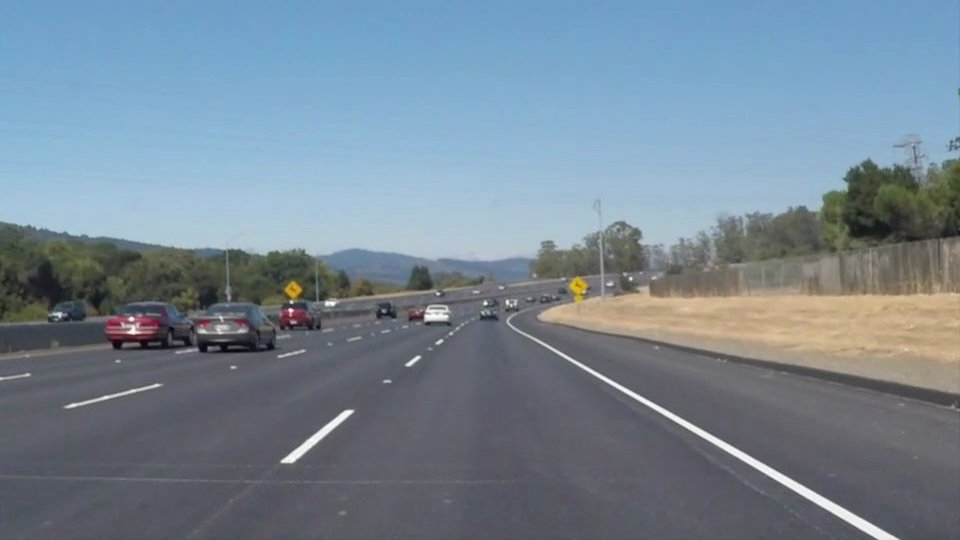
#> input picture 智能车道检测/test_images/solidWhiteCurve.jpg, 960 x 540 px; its folder holds only this picture in this run
$ python -i preprocessor.py   (imports and definitions only)
#> lines starting #> are read from the running program, lines starting #| are printed output that depends on the picture; after the words box and inside, x2 and y2 are one past the last pixel; in counts of white or black regions, pixels touching at a corner belong together
#> further down, picture is the input picture: shape (540, 960, 3); mean B, G, R 148.1, 134.5, 118.5
### 智能车道检测/config/settings.py
"""
车道线检测系统配置管理模块

该模块提供统一的配置管理功能，支持从配置文件和命令行参数加载配置。
"""
import os
import json
import argparse
from dataclasses import dataclass, field
from typing import Optional, Dict, Any, List
from pathlib import Path

_SCRIPT_DIR = os.path.dirname(os.path.dirname(os.path.abspath(__file__)))


@dataclass
class ColorThresholdConfig:
    """颜色阈值配置"""
    white_lower: List[int] = field(default_factory=lambda: [0, 200, 0])
    white_upper: List[int] = field(default_factory=lambda: [180, 255, 255])
    yellow_lower: List[int] = field(default_factory=lambda: [10, 50, 80])
    yellow_upper: List[int] = field(default_factory=lambda: [40, 255, 255])


@dataclass
class ROIConfig:
    """感兴趣区域配置"""
    left_start_x: float = 0.05
    left_end_x: float = 0.45
    right_start_x: float = 0.55
    right_end_x: float = 0.95
    top_y: float = 0.55
    bottom_y: float = 1.0


@dataclass
class HoughConfig:
    """霍夫变换配置"""
    rho: float = 1.0
    theta: float = 3.14159 / 180
    threshold: int = 25
    min_line_length: int = 20
    max_line_gap: int = 20


@dataclass
class LineValidationConfig:
    """直线验证配置"""
    left_slope_min: float = -1.5
    left_slope_max: float = -0.4
    right_slope_min: float = 0.4
    right_slope_max: float = 1.5
    min_line_length: int = 30
    cluster_slope_threshold: float = 0.15
    cluster_position_threshold: int = 50


@dataclass
class SmoothConfig:
    """平滑配置"""
    alpha: float = 0.4
    enable_temporal_smooth: bool = True


@dataclass
class PerformanceConfig:
    """性能配置"""
    target_fps: int = 25
    max_frame_queue_size: int = 10
    enable_multithreading: bool = False
    num_workers: int = 2


@dataclass
class PathConfig:
    """路径配置"""
    test_images_dir: str = field(default_factory=lambda: os.path.join(_SCRIPT_DIR, "test_images"))
    test_videos_dir: str = field(default_factory=lambda: os.path.join(_SCRIPT_DIR, "test_videos"))
    output_dir: str = field(default_factory=lambda: os.path.join(_SCRIPT_DIR, "结果"))
    log_dir: str = field(default_factory=lambda: os.path.join(_SCRIPT_DIR, "logs"))
    config_file: str = ""


@dataclass
class LogConfig:
    """日志配置"""
    level: str = "INFO"
    format: str = "%(asctime)s - %(name)s - %(levelname)s - %(message)s"
    file_enabled: bool = True
    console_enabled: bool = True
    max_file_size: int = 10 * 1024 * 1024
    backup_count: int = 5


@dataclass
class Config:
    """主配置类"""
    color_threshold: ColorThresholdConfig = field(default_factory=ColorThresholdConfig)
    roi: ROIConfig = field(default_factory=ROIConfig)
    hough: HoughConfig = field(default_factory=HoughConfig)
    line_validation: LineValidationConfig = field(default_factory=LineValidationConfig)
    smooth: SmoothConfig = field(default_factory=SmoothConfig)
    performance: PerformanceConfig = field(default_factory=PerformanceConfig)
    path: PathConfig = field(default_factory=PathConfig)
    log: LogConfig = field(default_factory=LogConfig)

    # [45 lines left out: functions from_file, from_args, _update_from_dict, to_dict, save, not called in this run]


_config_instance: Optional[Config] = None


def get_config(config_path: Optional[str] = None, args: Optional[argparse.Namespace] = None) -> Config:
    """
    获取配置实例（单例模式）

    Args:
        config_path: 配置文件路径
        args: 命令行参数

    Returns:
        Config: 配置实例
    """
    global _config_instance

    if _config_instance is None:
        if args is not None:
            _config_instance = Config.from_args(args)
        elif config_path is not None:
            _config_instance = Config.from_file(config_path)
        else:
            _config_instance = Config()

    return _config_instance


# [4 lines left out: function reset_config, not called in this run]

### 智能车道检测/utils/logger.py
"""
日志系统模块

提供统一的日志记录功能，支持文件和终端输出。
"""
import os
import logging
import sys
from logging.handlers import RotatingFileHandler
from typing import Optional
from datetime import datetime


_loggers: dict = {}


def setup_logger(
    name: str = "lane_detection",
    level: str = "INFO",
    log_format: str = "%(asctime)s - %(name)s - %(levelname)s - %(message)s",
    log_file: Optional[str] = None,
    max_file_size: int = 10 * 1024 * 1024,
    backup_count: int = 5,
    console_enabled: bool = True,
    file_enabled: bool = True
) -> logging.Logger:
    """
    设置日志记录器

    Args:
        name: 日志记录器名称
        level: 日志级别 (DEBUG, INFO, WARNING, ERROR, CRITICAL)
        log_format: 日志格式
        log_file: 日志文件路径
        max_file_size: 最大文件大小（字节）
        backup_count: 备份文件数量
        console_enabled: 是否启用终端输出
        file_enabled: 是否启用文件输出

    Returns:
        logging.Logger: 配置好的日志记录器
    """
    if name in _loggers:
        return _loggers[name]

    logger = logging.getLogger(name)
    logger.setLevel(getattr(logging, level.upper()))
    logger.handlers.clear()

    formatter = logging.Formatter(log_format)

    if console_enabled:
        console_handler = logging.StreamHandler(sys.stdout)
        console_handler.setLevel(getattr(logging, level.upper()))
        console_handler.setFormatter(formatter)
        logger.addHandler(console_handler)

    if file_enabled and log_file:
        log_dir = os.path.dirname(log_file)
        if log_dir and not os.path.exists(log_dir):
            os.makedirs(log_dir, exist_ok=True)

        file_handler = RotatingFileHandler(
            log_file,
            maxBytes=max_file_size,
            backupCount=backup_count,
            encoding='utf-8'
        )
        file_handler.setLevel(getattr(logging, level.upper()))
        file_handler.setFormatter(formatter)
        logger.addHandler(file_handler)

    _loggers[name] = logger
    return logger


def get_logger(name: str = "lane_detection") -> logging.Logger:
    """
    获取日志记录器

    Args:
        name: 日志记录器名称

    Returns:
        logging.Logger: 日志记录器
    """
    if name in _loggers:
        return _loggers[name]
    return setup_logger(name)


class PerformanceLogger:
    """性能日志记录器"""

    # [20 lines left out: functions __init__, start, end, not called in this run]


class DetectionLogger:
    """检测日志记录器"""

    # [44 lines left out: functions __init__, log_frame, get_statistics, log_statistics, reset, not called in this run]

### 智能车道检测/core/preprocessor.py
"""
图像预处理模块

提供图像增强、颜色过滤、边缘检测等预处理功能。
"""
import cv2
import numpy as np
from typing import Tuple, Optional

import sys
import os
sys.path.insert(0, os.path.dirname(os.path.dirname(os.path.abspath(__file__))))
from config.settings import get_config
from utils.logger import get_logger


class Preprocessor:
    """图像预处理器"""

    def __init__(self):
        self.config = get_config()
        self.logger = get_logger()

    def enhance_image(self, image: np.ndarray, clip_limit: float = 2.5) -> np.ndarray:
        """
        使用CLAHE增强图像

        Args:
            image: 输入图像
            clip_limit: 对比度限制

        Returns:
            np.ndarray: 增强后的图像
        """
#> called with clip_limit = 2.5
        lab = cv2.cvtColor(image, cv2.COLOR_BGR2LAB)
#> lab: shape (540, 960, 3); mean of channels 0, 1, 2 140.2, 126.1, 119.3
        l, a, b = cv2.split(lab)
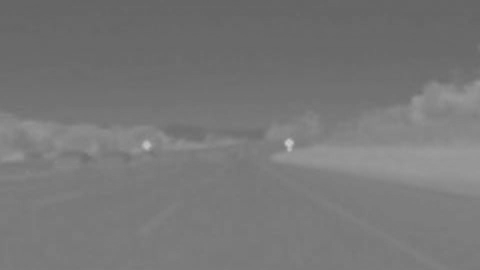
#> b: shape (540, 960) (shown at 1/2 size); min 100, max 202, mean 119.3

        clahe = cv2.createCLAHE(clipLimit=clip_limit, tileGridSize=(8, 8))
        l_enhanced = clahe.apply(l)
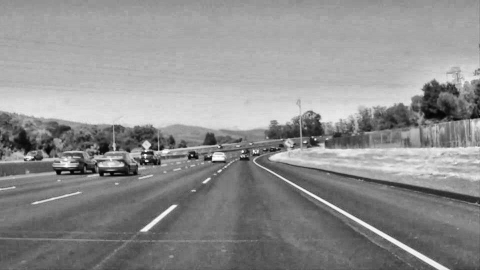
#> l_enhanced: shape (540, 960) (shown at 1/2 size); min 1, max 255, mean 142.7

        lab_enhanced = cv2.merge([l_enhanced, a, b])
#> lab_enhanced: shape (540, 960, 3); mean of channels 0, 1, 2 142.7, 126.1, 119.3
        enhanced = cv2.cvtColor(lab_enhanced, cv2.COLOR_LAB2BGR)
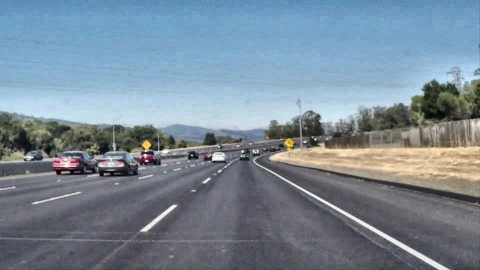
#> enhanced: shape (540, 960, 3) (shown at 1/2 size); mean B, G, R 150.8, 137.3, 121.2

        return enhanced

    def filter_white_yellow_colors(
        self,
        image: np.ndarray,
        white_lower: Optional[np.ndarray] = None,
        white_upper: Optional[np.ndarray] = None,
        yellow_lower: Optional[np.ndarray] = None,
        yellow_upper: Optional[np.ndarray] = None
    ) -> np.ndarray:
        """
        过滤白色和黄色车道线

        Args:
            image: 输入图像
            white_lower: 白色下限阈值
            white_upper: 白色上限阈值
            yellow_lower: 黄色下限阈值
            yellow_upper: 黄色上限阈值

        Returns:
            np.ndarray: 过滤后的图像
        """
        hsl = cv2.cvtColor(image, cv2.COLOR_BGR2HLS)
#> hsl: shape (540, 960, 3); mean of channels 0, 1, 2 97.5, 136.3, 60.2

        if white_lower is None:
            white_lower = np.array(self.config.color_threshold.white_lower, dtype=np.uint8)
        if white_upper is None:
            white_upper = np.array(self.config.color_threshold.white_upper, dtype=np.uint8)
        if yellow_lower is None:
            yellow_lower = np.array(self.config.color_threshold.yellow_lower, dtype=np.uint8)
        if yellow_upper is None:
            yellow_upper = np.array(self.config.color_threshold.yellow_upper, dtype=np.uint8)

        white_mask = cv2.inRange(hsl, white_lower, white_upper)
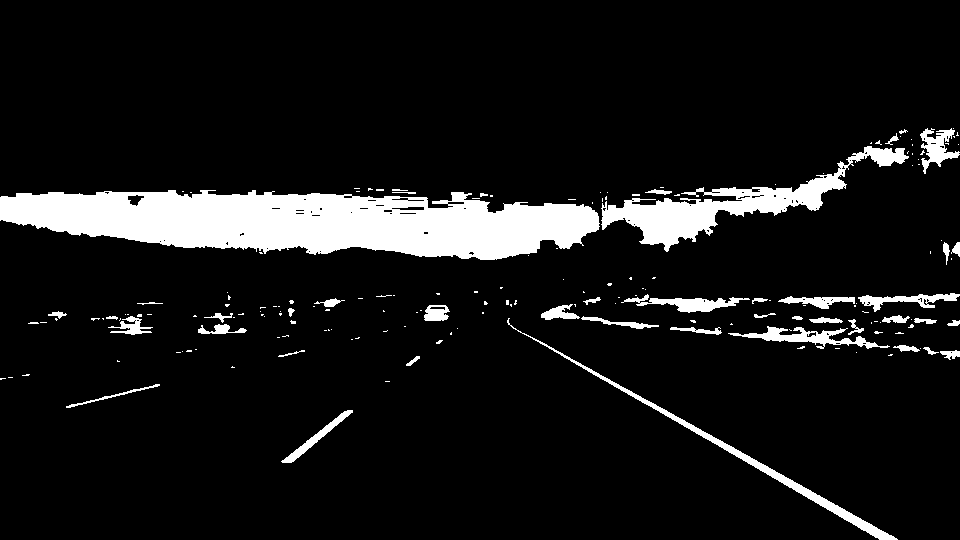
#> white_mask: shape (540, 960); 9.2% white; 180 white regions (136 under 20 px), largest, box (x1, y1, x2, y2) and area: (0, 190, 600, 260) 28830, (601, 146, 909, 252) 7271, (507, 318, 898, 540) 2432
        yellow_mask = cv2.inRange(hsl, yellow_lower, yellow_upper)
#> yellow_mask: shape (540, 960); 3.1% white; 17 white regions (13 under 20 px), largest, box (x1, y1, x2, y2) and area: (542, 278, 960, 361) 15853, (283, 280, 304, 303) 285, (952, 244, 960, 252) 41, (944, 245, 949, 255) 35

        mask = cv2.bitwise_or(white_mask, yellow_mask)
#> mask: shape (540, 960); 11.3% white; 148 white regions (121 under 20 px), largest, box (x1, y1, x2, y2) and area: (0, 190, 600, 260) 28830, (541, 278, 960, 361) 15872, (601, 146, 909, 252) 7271
        return cv2.bitwise_and(image, image, mask=mask)

    # [23 lines left out: function detect_edges, not called in this run]

    def adaptive_canny_edges(self, image: np.ndarray, sigma: float = 0.33) -> np.ndarray:
        """
        自适应Canny边缘检测

        Args:
            image: 输入图像
            sigma: 阈值计算参数

        Returns:
            np.ndarray: 边缘图像
        """
#> called with sigma = 0.33
        gray = cv2.cvtColor(image, cv2.COLOR_BGR2GRAY)
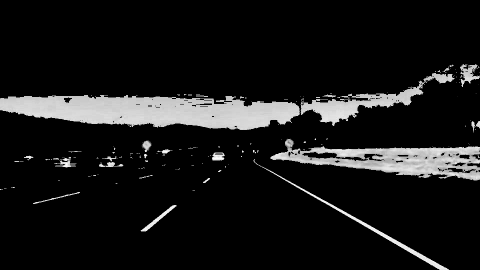
#> gray: shape (540, 960) (shown at 1/2 size); min 0, max 255, mean 23.4
        blurred = cv2.GaussianBlur(gray, (5, 5), 0)

        median = np.median(blurred)
#> median = 0

        low_threshold = int(max(0, (1.0 - sigma) * median))
#> low_threshold = 0
        high_threshold = int(min(255, (1.0 + sigma) * median))
#> high_threshold = 0

        low_threshold = max(30, low_threshold)
#> low_threshold = 30
        high_threshold = max(90, high_threshold)
#> high_threshold = 90

        edges = cv2.Canny(blurred, low_threshold, high_threshold)
#> edges: shape (540, 960); 2.1% white in thin lines or dots, all inside (x1, y1, x2, y2) = (0, 128, 960, 540)
        return edges

    def create_roi_mask(
        self,
        image_shape: Tuple[int, int, int],
        vertices: np.ndarray
    ) -> np.ndarray:
        """
        创建感兴趣区域掩码

        Args:
            image_shape: 图像形状
            vertices: ROI顶点

        Returns:
            np.ndarray: ROI掩码
        """
#> called with image_shape = (540, 960, 3), vertices = array of shape (1, 6, 2)
        mask = np.zeros(image_shape[:2], dtype=np.uint8)
        cv2.fillPoly(mask, [vertices], 255)
#> mask: shape (540, 960); 14% white; 1 white region, box (x1, y1, x2, y2) and area: (48, 297, 433, 540) 72723
#> call 2 of create_roi_mask, with image_shape = (540, 960, 3), vertices = array of shape (1, 6, 2)
#> in create_roi_mask (call 2), `cv2.fillPoly(mask, [vertices], 255)`:
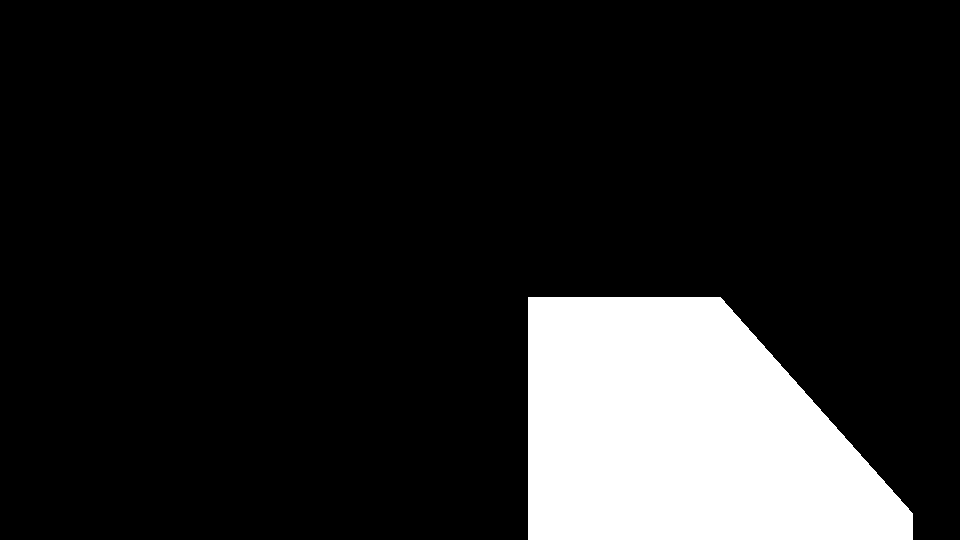
#> mask: shape (540, 960); 14% white; 1 white region, box (x1, y1, x2, y2) and area: (528, 297, 913, 540) 72723
        return mask

    def apply_roi(self, image: np.ndarray, mask: np.ndarray) -> np.ndarray:
        """
        应用感兴趣区域

        Args:
            image: 输入图像
            mask: ROI掩码

        Returns:
            np.ndarray: 应用ROI后的图像
        """
        return cv2.bitwise_and(image, image, mask=mask)
#> returned value: shape (540, 960); 0.19% white in thin lines or dots, all inside (x1, y1, x2, y2) = (191, 297, 433, 463)

    def create_left_right_roi(
        self,
        image_shape: Tuple[int, int, int]
    ) -> Tuple[np.ndarray, np.ndarray]:
        """
        创建左右分离的ROI

        Args:
            image_shape: 图像形状

        Returns:
            Tuple[np.ndarray, np.ndarray]: (左ROI掩码, 右ROI掩码)
        """
        height, width = image_shape[:2]
        roi_config = self.config.roi

        left_vertices = np.array([[
            [width * roi_config.left_start_x, height],
            [width * roi_config.left_start_x, height * 0.95],
            [width * 0.25, height * roi_config.top_y],
            [width * roi_config.left_end_x, height * roi_config.top_y],
            [width * roi_config.left_end_x, height * 0.95],
            [width * roi_config.left_end_x, height]
        ]], dtype=np.int32)

        right_vertices = np.array([[
            [width * roi_config.right_start_x, height],
            [width * roi_config.right_start_x, height * 0.95],
            [width * roi_config.right_start_x, height * roi_config.top_y],
            [width * 0.75, height * roi_config.top_y],
            [width * roi_config.right_end_x, height * 0.95],
            [width * roi_config.right_end_x, height]
        ]], dtype=np.int32)

        left_mask = self.create_roi_mask(image_shape, left_vertices)
        right_mask = self.create_roi_mask(image_shape, right_vertices)

        return left_mask, right_mask

    def preprocess(
        self,
        image: np.ndarray,
        enhance: bool = True,
        filter_colors: bool = True,
        detect_edges: bool = True,
        apply_roi: bool = True
    ) -> Tuple[np.ndarray, np.ndarray, np.ndarray]:
        """
        完整预处理流程

        Args:
            image: 输入图像
            enhance: 是否增强
            filter_colors: 是否过滤颜色
            detect_edges: 是否检测边缘
            apply_roi: 是否应用ROI

        Returns:
            Tuple[np.ndarray, np.ndarray, np.ndarray]: (增强图像, 颜色过滤图像, 边缘图像)
        """
        enhanced = image.copy()
        if enhance:
            enhanced = self.enhance_image(enhanced)

        color_filtered = enhanced.copy()
        if filter_colors:
            color_filtered = self.filter_white_yellow_colors(enhanced)

        edges = None
        if detect_edges:
            edges = self.adaptive_canny_edges(color_filtered)

            if apply_roi:
                left_mask, right_mask = self.create_left_right_roi(image.shape)
                left_edges = self.apply_roi(edges, left_mask)
                right_edges = self.apply_roi(edges, right_mask)
                edges = cv2.bitwise_or(left_edges, right_edges)
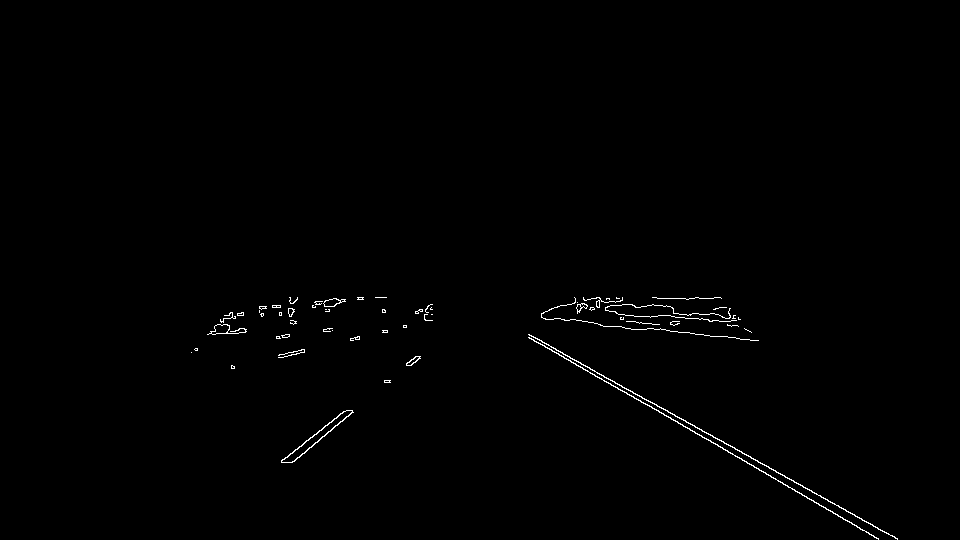
#> edges: shape (540, 960); 0.57% white in thin lines or dots, all inside (x1, y1, x2, y2) = (191, 297, 898, 540)

        return enhanced, color_filtered, edges

>>> import cv2
>>> picture = cv2.imread('../test_images/solidWhiteCurve.jpg')
>>> result = Preprocessor().preprocess(picture)
